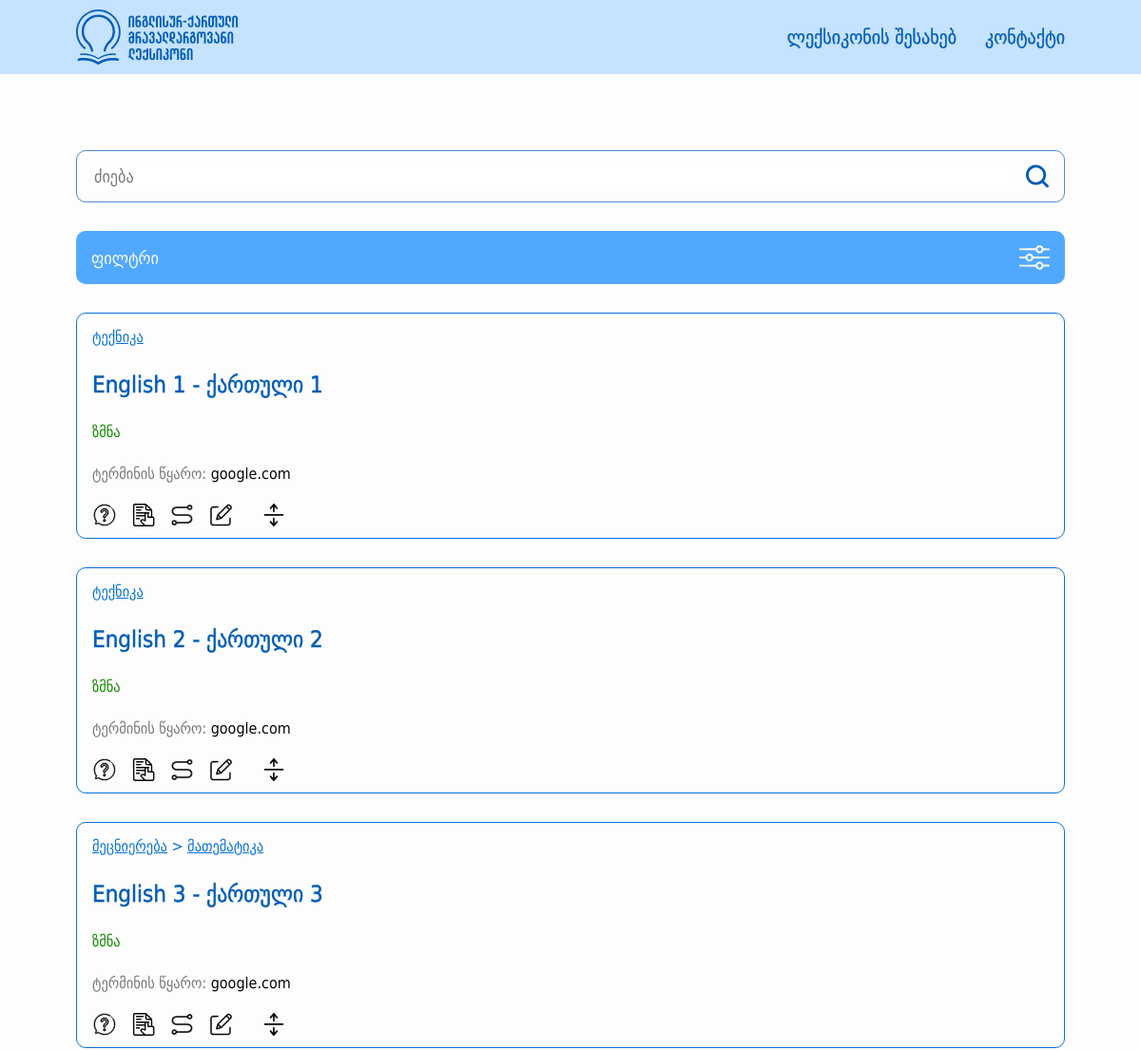
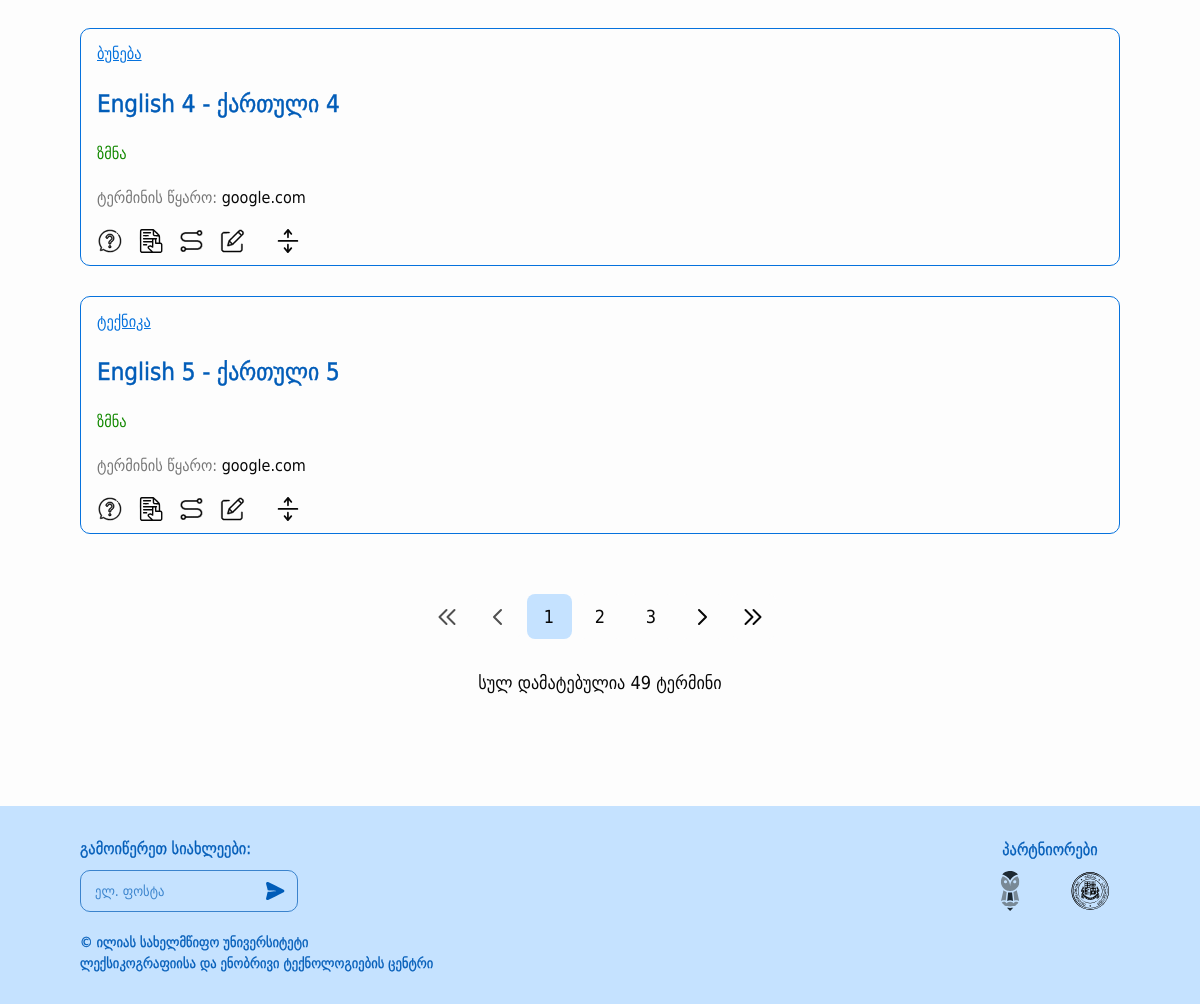
The page / on the database its author committed (2 pictures, top to bottom).
### src/models/terms.py (models this page shows, shortened)
class Category(BaseModel):
    __tablename__ = "categories"
    id = db.Column(db.Integer, primary_key=True)
    name = db.Column(db.String(50), nullable=False)
    parent_id = db.Column(db.Integer, db.ForeignKey("categories.id"), nullable=True)
    is_active = db.Column(db.Boolean, default=True)
    children = db.relationship('Category', backref=db.backref('parent', remote_side=[id]))
    def get_parents(self):
        parents = []
        if self.parent:
            parents.append(self.parent)
            parents.extend(self.parent.get_parents())
        return parents

class Term(BaseModel):
    __tablename__ = 'terms'
    id = db.Column(db.Integer, primary_key=True)
    geo_word = db.Column(db.String(100), nullable=False)
    eng_word = db.Column(db.String(100), nullable=False)
    grammar_form = db.Column(db.String(50), nullable=True)
    term_source = db.Column(db.Text, nullable=False)
    definition = db.Column(db.Text, nullable=False)
    definition_source = db.Column(db.Text, nullable=False)
    term_type = db.Column(db.String(50), nullable=True)
    context = db.Column(db.Text, nullable=True)
    context_source = db.Column(db.Text, nullable=True)
    comment = db.Column(db.Text, nullable=True)
    english_synonyms = db.Column(db.Text, nullable=True)
    stylistic_label = db.Column(db.String(50), nullable=True)
    is_active = db.Column(db.Boolean, default=True)
    category = db.relationship("Category", secondary="terms_categories", backref="terms")
    def get_synonyms(self):
        connections = ConnectedTerm.query.filter(ConnectedTerm.is_synonym == True, (ConnectedTerm.term1_id == self.id) | (ConnectedTerm.term2_id == self.id)).all()
        synonym_ids = [connection.term1_id if connection.term1_id != self.id else connection.term2_id for connection in connections]
        synonyms = Term.query.filter(Term.id.in_(synonym_ids)).all()
        return synonyms
    def get_related_terms(self):
        connections = ConnectedTerm.query.filter(ConnectedTerm.is_synonym == False, (ConnectedTerm.term1_id == self.id) | (ConnectedTerm.term2_id == self.id)).all()
        connected_term_ids = [connection.term1_id if connection.term1_id != self.id else connection.term2_id for connection in connections]
        related_terms = Term.query.filter(Term.id.in_(connected_term_ids)).all()
        return related_terms
    def has_synonyms_or_relations(self):
        connections = ConnectedTerm.query.filter((ConnectedTerm.term1_id == self.id) | (ConnectedTerm.term2_id == self.id)).first()
        return connections != None
    def get_category_tree(self):
        category_trees = []
        for category in self.category:
            categories = category.get_parents()
            categories.append(category)
            category_trees.append(categories)
        return category_trees

### src/models/about.py (models this page shows, shortened)
class About(BaseModel):
    id = db.Column(db.Integer, primary_key=True)
    partner_name = db.Column(db.String(100), nullable=True)
    logo = db.Column(db.String(200), nullable=True)
    logo_link = db.Column(db.Text, nullable=True)
    about_text = db.Column(db.Text, nullable=True)

### src/views/main/routes.py (the view, shortened to what this page needs)
@main_blueprint.route("/")
@main_blueprint.route("/page/<int:page>")
def home(page=1):
    items = About.query.all()
    form = ContactForm()
    root_categories = Category.query.filter(Category.parent_id.is_(None), Category.is_active == True).all()
    filtered_categories = []
    terms = Term.query.filter(Term.is_active == True, Term.category.any(Category.is_active == True))
    search_word = request.args.get("searchWord", "")
    if search_word:
        terms = terms.filter(Term.geo_word.ilike(f"%{search_word}%") | Term.eng_word.ilike(f"%{search_word}%") | Term.english_synonyms.ilike(f"%{search_word}%"))
    search_letter = request.args.get("searchLetter", "")
    if search_letter:
        terms = terms.filter(Term.geo_word.ilike(f"{search_letter}%") | Term.eng_word.ilike(f"{search_letter}%"))
    categories = request.args.get("categories")
    if categories:
        categories = unquote(categories).split(",")
        filtered_categories = Category.query.filter(Category.id.in_(categories)).all()
        terms = terms.join(Term.category).filter(Category.id.in_(categories))
    sort = request.args.get("sortType")
    print(search_letter, search_word, categories, sort)
    terms = terms.paginate(per_page=5, page=page)
    return render_template("main/main.html", terms=terms,
                           root_categories=root_categories, filtered_categories=filtered_categories,
                           search_word=search_word, search_letter=search_letter, items=items, form=form)

### src/templates/main/main.html (shortened to what this page needs)
{% extends 'layouts/base.html' %}
{% block content %}
    <div class="main-outer edge-padding">
        <main class="main-content width-limiter">
            <section class="right-section">
                <section class="search-controls">
                    <div class="search-input-container">
                        <input class="search-input" type="text" placeholder="ძიება" id="searchWord"
                               value="{{ search_word }}"/>
                        <a>
                            <button class="search-button" id="searchButton">
                                <img class="search-button-img"
                                     src="{{ url_for('static', filename='images/search.svg') }}"
                                     alt="search"/>
                            </button>
                        </a>
                    </div>
                    <button id="filter-modal-open-button" class="filter-modal-toggle">
                        <span>ფილტრი</span>
                        <img src="{{ url_for('static', filename='images/filter.svg') }}"/>
                    </button>
                </section>
                {% if terms.items %}
                    <section id="term-list">
                        {% for term in terms.items %}
                            <article class="term-card">
                                {% set category_trees = term.get_category_tree() %}
                                {% for tree in category_trees %}
                                    <div class="field">
                                        {% for category in tree %}
                                            <a href="{{ url_for('main.home', categories=category.id) }}" style="display: inline-block;">
                                                {{ category.name }}
                                            </a>
                                            {% if not loop.last %}
                                                &gt;
                                            {% endif %}
                                        {% endfor %}
                                    </div>
                                {% endfor %}
                                <a href="{{ url_for('main.term_detail', term_id=term.id) }}" class="unstyled-link">
                                    <h3 class="word-pair">{{ term.eng_word }} - {{ term.geo_word }}</h3>
                                </a>
                                <span class="word-type">{{ term.grammar_form }}</span>
                                <p class="term-source">
                                    <span class="term-source-label">ტერმინის წყარო:</span>
                                    {{ term.context_source | safe }}
                                </p>
                                <section class="term-controls">
                                    <button class="term-button definition-button" title="განმარტების ჩვენება"
                                            data-target="definition-{{ term.id }}">
                                    </button>
                                    <button class="term-button context-button" data-target="context-{{ term.id }}"
                                            {% if not term.context %}
                                            title="კონტექსტი ამ ტერმინს არ აქვს" disabled
                                            {% else %}
                                            title="კონტექსტის ჩვენება"
                                            {% endif %}>
                                    </button>
                                    <button class="term-button synonym-button" data-target="connected-{{ term.id }}"
                                            {% if not term.has_synonyms_or_relations() %}
                                            title="დაკავშირებული სიტყვები და სინონიმები ამ ტერმინს არ აქვს" disabled
                                            {% else %}
                                            title="დაკავშირებული სიტყვების და სინონიმების ჩვენება"
                                            {% endif %}>
                                    </button>
                                    <button class="term-button comment-button" data-target="comment-{{ term.id }}"
                                            {% if not term.comment %}
                                            title="კომენტარი ამ ტერმინს არ აქვს" disabled
                                            {% else %}
                                            title="კომენტარის ჩვენება"
                                            {% endif %}>
                                    </button>
                                    <button class="term-button toggle-all-button" data-target="{{ term.id }}">
                                    </button>
                                </section>
                                    {% set synonyms = term.get_synonyms() %}
                                    {% set connected_terms = term.get_related_terms() %}
                            </article>
                        {% endfor %}
                    </section>
                    <div class="term-list-bottom-bar">
                        <ul class="pagination">
                            {% set query_string = request.query_string.decode() %}
                            {% set current_page = request.view_args.get("page", 1) %}
                            <li class="pagination-item">
                                <a href="{{ url_for("main.home", page=1) }}?{{ query_string }}"
                                   class="pagination-link {% if not terms.has_prev %} disabled {% endif %}">
                                    <img src="{{ url_for('static', filename='images/double-left.svg') }}"
                                         alt="first page"/>
                                </a>
                            </li>
                            <li class="pagination-item">
                                <a href="{{ url_for("main.home", page=current_page - 1) }}?{{ query_string }}"
                                   class="pagination-link{% if not terms.has_prev %} disabled {% endif %}">
                                    <img src="{{ url_for('static', filename='images/left.svg') }}"
                                         alt="previous page"/>
                                </a>
                            </li>
                            {%- for page in terms.iter_pages(left_edge=0, left_current=2, right_current=2, right_edge=0) -%}
                                {%- if page -%}
                                    <li class="pagination-item">
                                        <a href="{{ url_for("main.home", page=page) }}?{{ query_string }}"
                                           class="pagination-link {% if page == current_page %} active {% endif %}">
                                            {{- page -}}
                                        </a>
                                    </li>
                                {%- endif -%}
                            {%- endfor -%}
                            <li class="pagination-item">
                                <a href="{{ url_for("main.home", page=current_page + 1) }}?{{ query_string }}"
                                   class="pagination-link {% if not terms.has_next %} disabled {% endif %}">
                                    <img src="{{ url_for('static', filename='images/right.svg') }}" alt="next page"/>
                                </a>
                            </li>
                            <li class="pagination-item">
                                <a href="{{ url_for("main.home", page=terms.pages) }}?{{ query_string }}"
                                   class="pagination-link {% if not terms.has_next %} disabled {% endif %}">
                                    <img src="{{ url_for('static', filename='images/double-right.svg') }}"
                                         alt="last page"/>
                                </a>
                            </li>
                        </ul>
                        {% if request.query_string.decode() == "" %}
                            <span class="search-result-number">სულ დამატებულია {{ terms.total }} ტერმინი</span>
                        {% else %}
                            <span class="search-result-number">სულ ნაპოვნია {{ terms.total }} ტერმინი</span>
                        {% endif %}
                    </div>
                {% endif %}
            </section>
        </main>
    </div>
{% endblock %}

### src/templates/layouts/base.html (shortened to what this page needs)
<!doctype html>
<html lang="ka">
<head>
    <link href="{{ url_for('static', filename='styles/global.css') }}" rel="stylesheet"/>
    <link href="{{ url_for('static', filename='styles/shared.css') }}" rel="stylesheet"/>
    <link href="{{ url_for('static', filename='styles/other.css') }}" rel="stylesheet"/>
    <link href="{{ url_for('static', filename='styles/main.css') }}" rel="stylesheet"/>
    <link href="{{ url_for('static', filename='styles/word.css') }}" rel="stylesheet"/>
</head>
<body>
{% include 'layouts/navbar.html' %}
{% block content %}
{% endblock %}
{% include 'layouts/footer.html' %}
</body>
</html>

### src/templates/layouts/navbar.html (shortened to what this page needs)
{% from "macros.html" import is_active %}
<header class="header edge-padding">
    <div class="header-content width-limiter">
        <a href="{{ url_for('main.home') }}">
            <img class="logo" src="{{ url_for('static', filename='images/logo.svg') }}" alt="logo"/>
        </a>
        <nav class="desktop-nav">
            <a href="{{ url_for('main.about') }}" class="{{  is_active('about') }}">ლექსიკონის შესახებ</a>
            <a href="{{ url_for('main.contact') }}" class="{{ is_active('contact') }}">კონტაქტი</a>
        </nav>
    </div>
</header>

### src/templates/macros.html (shortened to what this page needs)
{% macro is_active(page) %}
    {% if request.endpoint.endswith(page) %}
        active-nav-link
    {% else %}
        nav-link
    {% endif %}
{% endmacro %}

### src/templates/main/filters_section.html (shortened to what this page needs)
{% from "macros.html" import get_subcategories %}

### src/templates/layouts/footer.html (shortened to what this page needs)
<footer class="footer edge-padding">
    <div class="footer-content width-limiter">
        <div class="sub-group">
            <label class="sub-label">გამოიწერეთ სიახლეები:</label>
            <form class="base-field sub-input-container errorable-field" id="subscribe-form" method="POST" action="">
                <input class="sub-input field-input" type="email" placeholder="ელ. ფოსტა" value="{{ form.email.value }}"/>
                <button class="sub-button">
                </button>
            </form>
        </div>
        <div class="partner-group">
                <h6 class="partner-title">პარტნიორები</h6>
                <div class="partner-logos">
                    {% if items %}
                        {% for item in items %}
                            {% if item.logo %}
                                <a href="{{ item.logo_link }}" target="_blank">
                                    <img src="{{ url_for('static', filename='images/' + item.logo) }}" alt="{{ item.partner_name }} logo" class="partner-logo" width="60" height="60">
                                </a>
                            {% endif %}
                        {% endfor %}
                    {% else %}
                        <p>No partner companies available.</p>
                    {% endif %}
                </div>
        </div>
    </div>
    <span class="copyright">© ილიას სახელმწიფო უნივერსიტეტი&#10;ლექსიკოგრაფიისა და ენობრივი ტექნოლოგიების ცენტრი</span>
</footer>

### rows shown on the page
Term: eng_word "English 1", geo_word "ქართული 1", grammar_form "ზმნა", context_source "google.com"
Category: name "ტექნიკა"
Term: eng_word "English 2", geo_word "ქართული 2", grammar_form "ზმნა", context_source "google.com"
Term: eng_word "English 3", geo_word "ქართული 3", grammar_form "ზმნა", context_source "google.com"
Category: name "მეცნიერება"
Category: name "მათემატიკა"
Term: eng_word "English 4", geo_word "ქართული 4", grammar_form "ზმნა", context_source "google.com"
Category: name "ბუნება"
Term: eng_word "English 5", geo_word "ქართული 5", grammar_form "ზმნა", context_source "google.com"
About: logo (picture)
About: logo (picture)

### other values the page prints
{{ page }} "1" "2" "3"
{{ terms.total }} "49"
